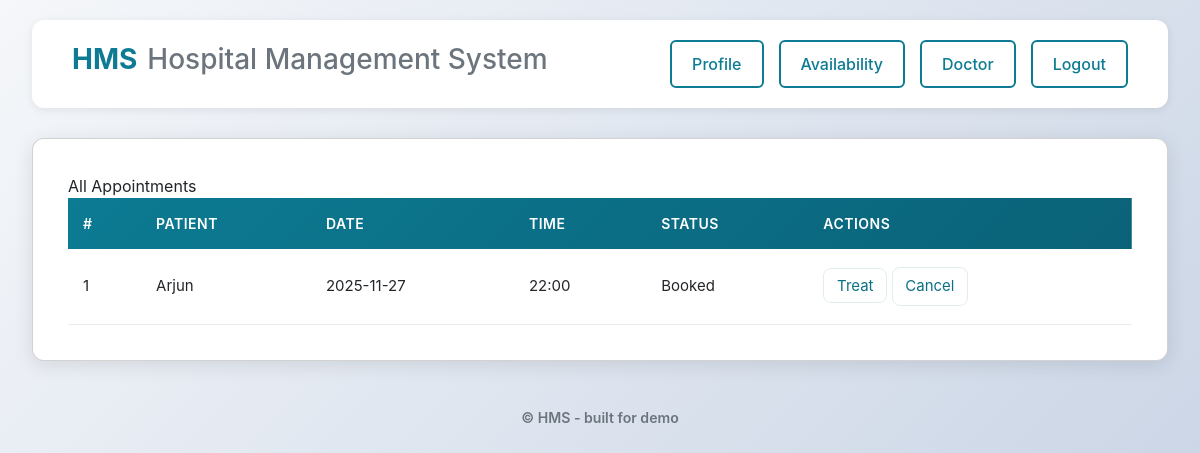
The app's page /doctor/appointments (signed in) with its own data.
### app/models.py (models this page shows, shortened)
class Appointment(db.Model):
    id = db.Column(db.Integer, primary_key=True)
    patient_id = db.Column(db.Integer, db.ForeignKey('patient.id'), nullable=False)
    doctor_id = db.Column(db.Integer, db.ForeignKey('doctor.id'), nullable=False)
    date = db.Column(db.Date, nullable=False)
    time = db.Column(db.Time, nullable=False)
    status = db.Column(db.String(20), default="Booked")  # Booked/Completed/Cancelled
    availability_id = db.Column(db.Integer, db.ForeignKey('doctor_availability.id'), nullable=True)
    doctor = db.relationship('Doctor', back_populates='appointments')
    patient = db.relationship('Patient', back_populates='appointments')
    availability = db.relationship('DoctorAvailability', back_populates='appointments')
    treatment = db.relationship('Treatment', back_populates='appointment',
                                uselist=False, overlaps="treatment_record")

class User(UserMixin, db.Model):
    id = db.Column(db.Integer, primary_key=True)
    username = db.Column(db.String(64), unique=True, index=True, nullable=False)
    email = db.Column(db.String(120), unique=True, index=True, nullable=False)
    password_hash = db.Column(db.String(128))
    role = db.Column(db.String(20), nullable=False)  # 'admin','doctor','patient'
    created_at = db.Column(db.DateTime, default=datetime.utcnow)
    age = db.Column(db.Integer)
    gender = db.Column(db.String(10))
    first_name = db.Column(db.String(64))
    last_name = db.Column(db.String(64))
    phone = db.Column(db.String(20))
    address = db.Column(db.Text)
    profile_photo = db.Column(db.String(256), nullable=True)  # path under static/uploads/
    doctor = db.relationship('Doctor', back_populates='user', uselist=False)
    patient = db.relationship('Patient', back_populates='user', uselist=False)

### app/routes.py (the view)
@app.route('/doctor/appointments')
@login_required
def doctor_appointments():
    if current_user.role != 'doctor':
        return redirect(url_for('index'))
    doctor = get_current_doctor()
    appts = db.session.scalars(
        sa.select(Appointment).where(Appointment.doctor_id == doctor.id).order_by(Appointment.date, Appointment.time)
    ).all()
    return render_template('doctor_appointments.html', appointments=appts, doctor=doctor)

### app/models.py (called while the page is built)
@login.user_loader
def load_user(user_id):
    return db.session.get(User, int(user_id))

### app/routes.py (called while the page is built)
def get_current_doctor():
    return db.session.scalar(sa.select(Doctor).where(Doctor.user_id == current_user.id))

### app/templates/doctor_appointments.html (shortened to what this page needs)
{% extends "base.html" %}
{% block content %}
  <div class="card">
    <div class="page-title">All Appointments</div>
    <table class="table-clean">
      <thead><tr><th>#</th><th>Patient</th><th>Date</th><th>Time</th><th>Status</th><th>Actions</th></tr></thead>
      <tbody>
        {% for a in appointments %}
        <tr>
          <td>{{ loop.index }}</td>
          <td>{{ a.patient.user.first_name or a.patient.name }}</td>
          <td>{{ a.date }}</td>
          <td>{{ a.time.strftime("%H:%M") }}</td>
          <td>{{ a.status }}</td>
          <td>
            <a class="btn-outline" href="{{ url_for('doctor_treat', appointment_id=a.id) }}">Treat</a>
            <form method="post" action="{{ url_for('doctor_update_appointment_status', appointment_id=a.id) }}" style="display:inline">
              <button class="btn-outline" type="submit">Cancel</button>
            </form>
          </td>
        </tr>
        {% else %}
        <tr><td colspan="6" class="small-muted">No appointments found.</td></tr>
        {% endfor %}
      </tbody>
    </table>
  </div>
{% endblock %}

### app/static/css/style_common.css (style rules this page uses)
:root { --accent:#0b7285; --accent-2:#146c86; --muted:#6b7280; --card-bg: #ffffff; --page-bg: #f8fbfc; --radius: 10px; --gap: 1rem; --max-width:1200px; }
* { margin: 0; padding: 0; box-sizing: border-box; }
body { font-family: -apple-system, BlinkMacSystemFont, 'Segoe UI', Roboto, 'Helvetica Neue', Arial, sans-serif; background: linear-gradient(135deg, #f5f7fa 0%, #c3cfe2 100%); min-height: 100vh; padding: 20px; }
.card { background:var(--card-bg); border-radius:var(--radius); box-shadow: 0 6px 18px rgba(15,23,36,0.06); padding:1rem; }
.card { background: white; border-radius: 12px; box-shadow: 0 4px 20px rgba(0,0,0,0.1); padding: 35px; margin-bottom: 30px; }
.btn-outline { background:transparent; color:var(--accent); border:1px solid rgba(11,114,133,0.12); padding:0.45rem 0.8rem; border-radius:8px; text-decoration:none; }
table { width: 100%; border-collapse: collapse; background: white; }
thead { background: linear-gradient(135deg, #0c7b93 0%, #0a6278 100%); }
thead th { padding: 15px; text-align: left; font-weight: 600; color: white; font-size: 14px; text-transform: uppercase; letter-spacing: 0.5px; }
tbody td { padding: 18px 15px; border-bottom: 1px solid #e9ecef; color: #222529; font-size: 15px; }

### records on screen
Appointment: patient.user "Arjun", date "2025-11-27", time "22:00", status "Booked"
